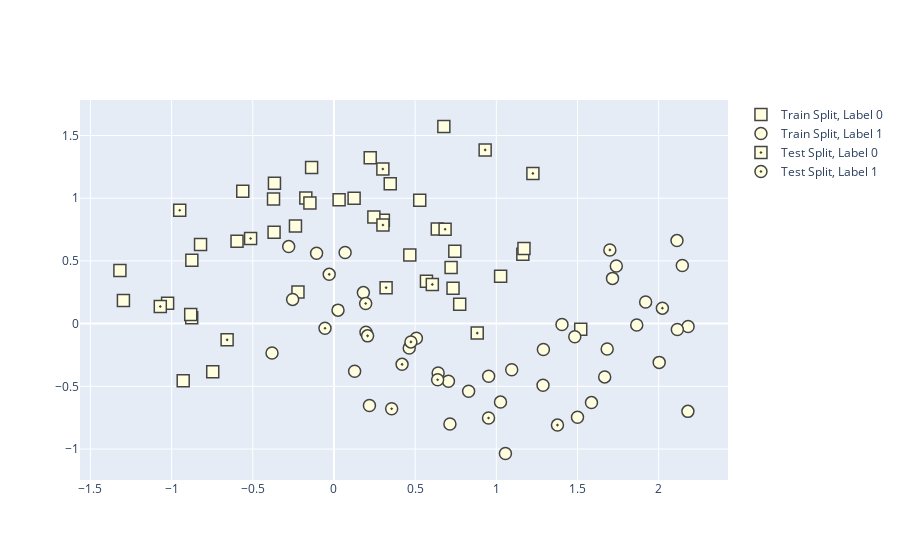

The notebook cell this image was saved under:
### Code cell
import plotly.graph_objects as go
import numpy as np
from sklearn.datasets import make_moons
from sklearn.model_selection import train_test_split
from sklearn.neighbors import KNeighborsClassifier

# Load and split data
X, y = make_moons(noise=0.3, random_state=0)
X_train, X_test, y_train, y_test = train_test_split(
    X, y.astype(str), test_size=0.25, random_state=0)

trace_specs = [
    [X_train, y_train, '0', 'Train', 'square'],
    [X_train, y_train, '1', 'Train', 'circle'],
    [X_test, y_test, '0', 'Test', 'square-dot'],
    [X_test, y_test, '1', 'Test', 'circle-dot']
]

fig = go.Figure(data=[
    go.Scatter(
        x=X[y==label, 0], y=X[y==label, 1],
        name=f'{split} Split, Label {label}',
        mode='markers', marker_symbol=marker
    )
    for X, y, label, split, marker in trace_specs
])
fig.update_traces(
    marker_size=12, marker_line_width=1.5,
    marker_color="lightyellow"
)
fig.show()

### Figure 1 — Plotly figure (JSON) as saved in the notebook; plotly's stock layout.template omitted (floating-point values rounded to 4 significant figures)
{"data": [{"marker": {"color": "lightyellow", "line": {"width": 1.5}, "size": 12, "symbol": "square"}, "mode": "markers", "name": "Train Split, Label 0", "type": "scatter", "x": [-1.025, 0.5697, -1.297, 0.3467, 0.6365, -0.1377, 0.7444, -0.2371, 0.5282, -0.3723, -0.8762, -0.3665, 0.3043, 1.52, -0.8217, 0.03159, -0.1733, 0.7216, -0.1481, -0.2217, -0.9286, 0.4673, 1.163, 0.7746, -1.319, -0.597, 1.17, -0.8823, -0.7466, -0.5618, 0.6768, 0.2233, 0.2458, 0.7335, 0.1241, -0.8754, -0.3689, 1.027], "y": [0.1619, 0.3374, 0.1841, 1.116, 0.7544, 1.245, 0.5766, 0.7788, 0.983, 0.9929, 0.04657, 1.12, 0.8237, -0.04516, 0.6314, 0.987, 1.002, 0.4472, 0.9616, 0.2516, -0.4563, 0.547, 0.5529, 0.1538, 0.4231, 0.6572, 0.5984, 0.07249, -0.383, 1.055, 1.572, 1.322, 0.8496, 0.2816, 1.001, 0.5054, 0.7289, 0.3778]}, {"marker": {"color": "lightyellow", "line": {"width": 1.5}, "size": 12, "symbol": "circle"}, "mode": "markers", "name": "Train Split, Label 1", "type": "scatter", "x": [1.29, 1.668, -0.3815, 2.181, 0.1273, 2.146, 2.115, 0.6417, 0.8295, -0.2545, 2.113, -0.107, 0.06873, 1.92, 1.405, 2.003, 0.7052, -0.2788, 1.056, 1.288, 0.02494, 1.865, 0.5076, 1.483, 0.9529, 2.18, 1.739, 0.1812, 1.026, 1.095, 1.5, 1.683, 0.4636, 1.716, 0.2186, 1.586, 0.7144], "y": [-0.2069, -0.4249, -0.2349, -0.02292, -0.3797, 0.463, -0.04624, -0.3937, -0.5393, 0.1932, 0.6621, 0.5618, 0.5665, 0.1725, -0.007057, -0.3091, -0.4589, 0.6142, -1.036, -0.491, 0.1075, -0.01108, -0.1173, -0.1052, -0.4198, -0.6998, 0.459, 0.2472, -0.6257, -0.3684, -0.7464, -0.202, -0.1952, 0.3607, -0.6525, -0.6298, -0.7999]}, {"marker": {"color": "lightyellow", "line": {"width": 1.5}, "size": 12, "symbol": "square-dot"}, "mode": "markers", "name": "Test Split, Label 0", "type": "scatter", "x": [0.6059, 0.8825, 0.3012, 0.3212, -0.5135, 0.3017, 1.225, 0.6845, -0.6581, -1.07, -0.95, 0.9313], "y": [0.3125, -0.07576, 1.233, 0.2867, 0.6787, 0.786, 1.198, 0.7529, -0.1294, 0.1367, 0.9036, 1.385]}, {"marker": {"color": "lightyellow", "line": {"width": 1.5}, "size": 12, "symbol": "circle-dot"}, "mode": "markers", "name": "Test Split, Label 1", "type": "scatter", "x": [0.1973, 0.1954, 0.3554, 1.377, 2.023, 1.699, 0.6386, 0.9522, 0.474, 0.4195, -0.02922, 0.2072, -0.05514], "y": [-0.06802, 0.1609, -0.6785, -0.8092, 0.1233, 0.5877, -0.4472, -0.7531, -0.1458, -0.3248, 0.3929, -0.09767, -0.03733]}], "layout": {}}
